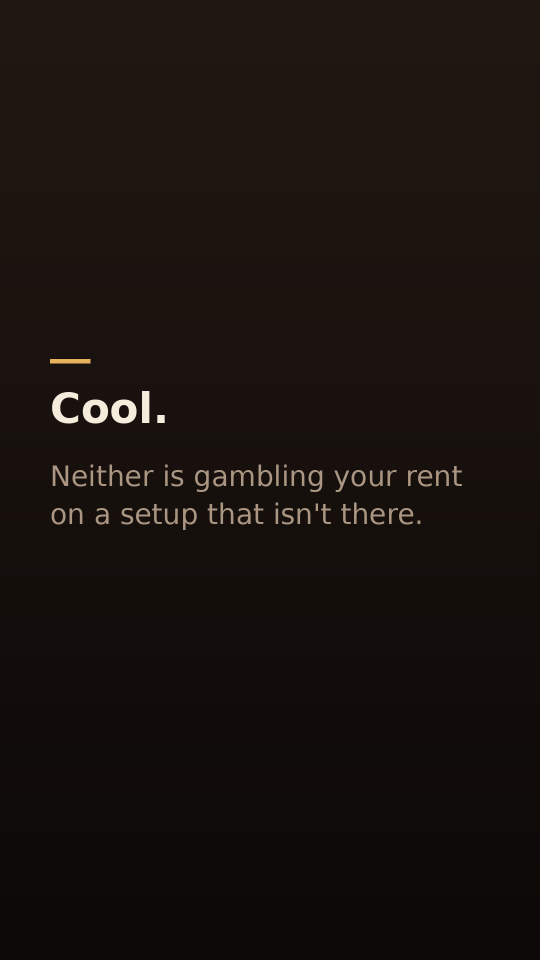
#> input picture posts/media/2026-10-30/personal/card2.png, 1080 x 1920 px (shown at 1/2 size); its folder holds 4 pictures in this run
$ python make_personal_reel.py card1.png card2.png
#> lines starting #> are read from the running program, lines starting #| are printed output that depends on the picture
"""Personal TikTok paper trading reel (post #2), Fri 10/30/2026. 0 Blotato credits.
Usage: python3 make_personal_reel.py OUTDIR CHART_PNG"""
import subprocess, sys, os
from PIL import Image, ImageDraw, ImageFont
import numpy as np
W,H=1080,1920
FF="/usr/local/lib/python3.11/dist-packages/imageio_ffmpeg/binaries/ffmpeg-linux-x86_64-v7.0.2"
B="/usr/share/fonts/truetype/dejavu/DejaVuSans-Bold.ttf"; R="/usr/share/fonts/truetype/dejavu/DejaVuSans.ttf"
GOLD=(232,178,92); CREAM=(245,236,220); MUTED=(170,150,130); RED=(214,104,84)
out_dir, chart = sys.argv[1], sys.argv[2]
def bg():
    y=np.linspace(0,1,H)[:,None]; top=np.array([34,24,18]); bot=np.array([12,9,8])
    arr=np.zeros((H,W,3),dtype=np.uint8); arr[:]=(top[None,:]*(1-y)+bot[None,:]*y).astype(np.uint8)[:,None,:]
    return Image.fromarray(arr)
def wrap(d,text,font,maxw):
    lines=[]; cur=""
    for w in text.split():
        t=(cur+" "+w).strip()
        if d.textlength(t,font=font)<=maxw: cur=t
        else: lines.append(cur); cur=w
    lines.append(cur); return lines
def card(head,sub=None,label=None,red=False,size=84):
#> called with head = "“Paper trading isn't real trading.”", red = False, size = 92
    im=bg(); d=ImageDraw.Draw(im)
#> after `im = bg()`:
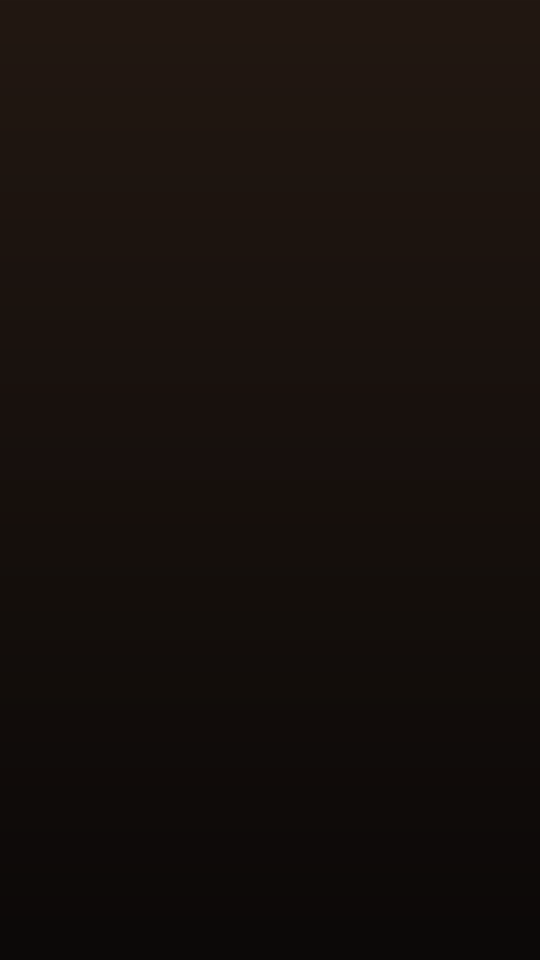
#> im: PIL image 1080x1920 RGB (shown at 1/2 size); mean R, G, B 22.5, 16, 12.5
    fh=ImageFont.truetype(B,size); fs=ImageFont.truetype(R,56); fl=ImageFont.truetype(B,42)
    hl=wrap(d,head,fh,W-200); sl=wrap(d,sub,fs,W-200) if sub else []
#> after `hl = wrap(d, head, fh, W - 200)`: hl = ['“Paper trading', "isn't real", 'trading.”']
#> after `sl = wrap(d, sub, fs, W - 200) if sub else []`: sl = []
    total=(80 if label else 0)+len(hl)*int(size*1.22)+(50+len(sl)*76 if sl else 0)
#> total = 336
    y=(H-total)//2-40
#> y = 752
    d.rectangle([100,y-50,180,y-42],fill=GOLD)
    if label: d.text((100,y),label,font=fl,fill=RED if red else GOLD); y+=80
    for ln in hl: d.text((100,y),ln,font=fh,fill=CREAM); y+=int(size*1.22)
#> this loop made 3 passes
#> (ln, y) on passes 1 to 3: ('“Paper trading', 864), ("isn't real", 976), ('trading.”', 1088)
#> after the loop, y = 1088
#> the loop in card (call 2), `for ln in hl: d.text((100,y),ln,font=fh,fill=CREAM); y+=int(size*1.22)` made 1 pass
#> (ln, y) on pass 1: ('Cool.', 870)
#> the loop in card (call 2), `for ln in sl: d.text((100,y),ln,font=fs,fill=MUTED); y+=76` made 2 passes
#> (ln, y) on passes 1 to 2: ('Neither is gambling your rent', 996), ("on a setup that isn't there.", 1072)
    if sl:
        y+=50
        for ln in sl: d.text((100,y),ln,font=fs,fill=MUTED); y+=76
    return im
def chart_card():
    ch=Image.open(chart).convert("RGB"); h=1380; w=int(ch.width*h/ch.height); ch=ch.resize((w,h),Image.LANCZOS)
#> in chart_card, ch is the input picture: PIL image 1080x1920 RGB; mean R, G, B 24.4, 17.8, 14.1
#> after `w = int(ch.width * h / ch.height)`: w = 776
    im=bg(); d=ImageDraw.Draw(im)
    d.text((80,150),"YESTERDAY",font=ImageFont.truetype(B,42),fill=GOLD)
    d.text((80,210),"Not my market.",font=ImageFont.truetype(B,76),fill=CREAM)
    im.paste(ch,((W-w)//2,360)); return im
#> after `im.paste(ch, ((W - w) // 2, 360))`:
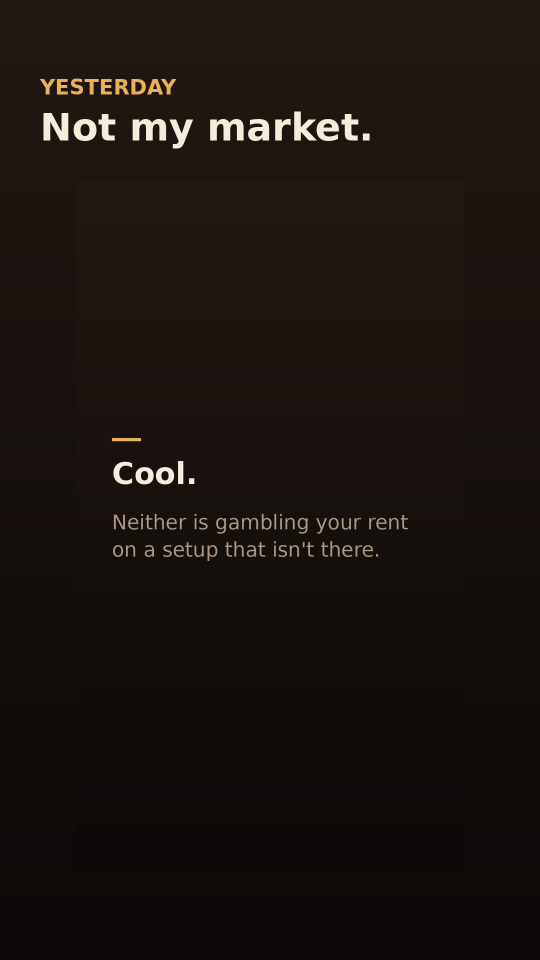
#> im: PIL image 1080x1920 RGB (shown at 1/2 size); mean R, G, B 26, 19.2, 15.2
CARDS=[
 (card("“Paper trading isn't real trading.”",size=92),2.4),
 (card("Cool.","Neither is gambling your rent on a setup that isn't there."),2.8),
 (chart_card(),3.0),
 (card("Paper is where I get the reps when the market isn't mine."),2.4),
 (card("Same rules. Same stop. Same patience."),2.2),
 (card("The only thing missing is the damage.",label="THE DIFFERENCE",red=True),2.2),
 (card("Ego blows more accounts than bad charts ever will."),2.4),
 (card("Keep laughing.","I'll keep my capital."),2.4),
]
for i,(c,_) in enumerate(CARDS): c.save(os.path.join(out_dir,f"card{i+1}.png"))
#> this loop made 8 passes
#> pass 1, `for i,(c,_) in enumerate(CARDS): c.save(os.path.join(out_dir,f"card{i+..`:
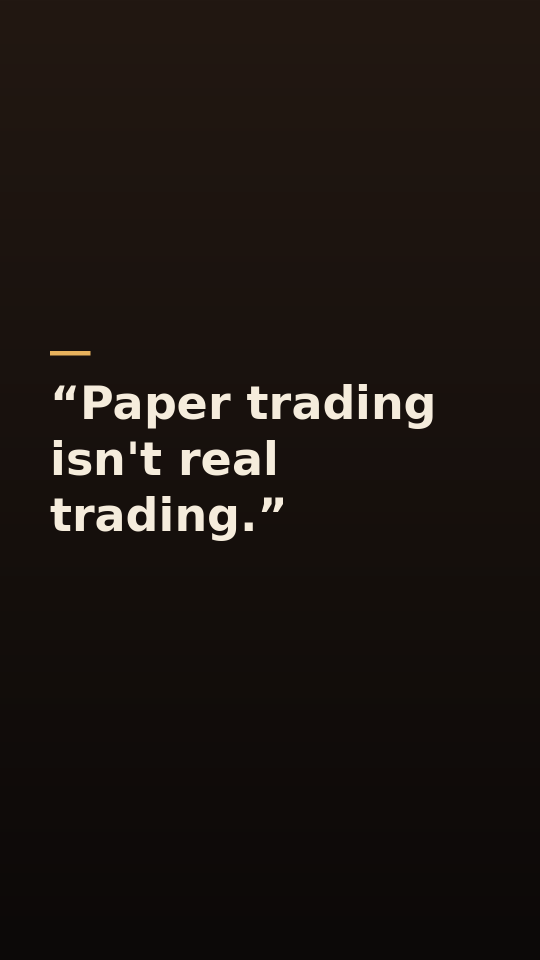
#> saved as card1.png: PIL image 1080x1920 RGB (shown at 1/2 size); mean R, G, B 27.7, 21.1, 17.3
out=os.path.join(out_dir,"paper-trading-personal.mp4"); fps=30; fade=8
#> (the run stopped early here; a loop or call above may not have finished)
